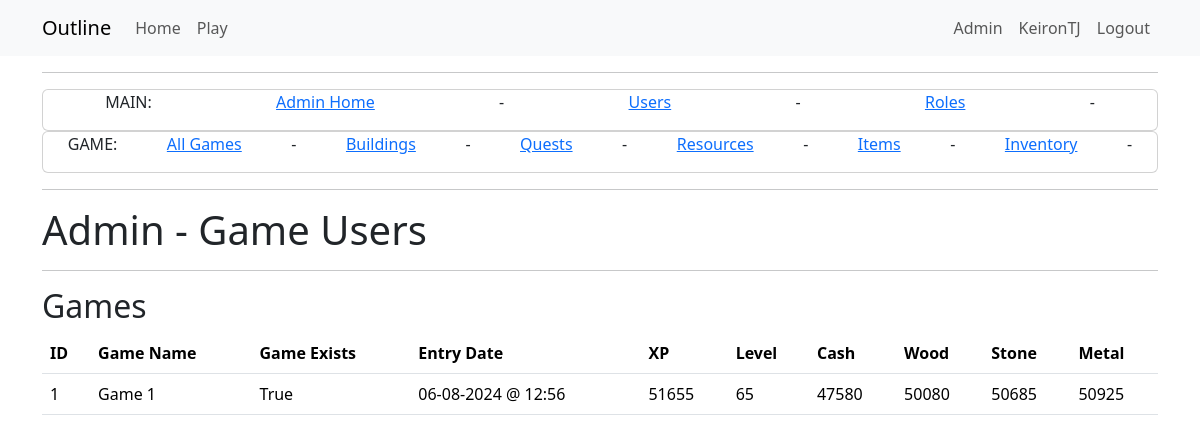
The page /admin_models (signed in) on the database as committed earlier.
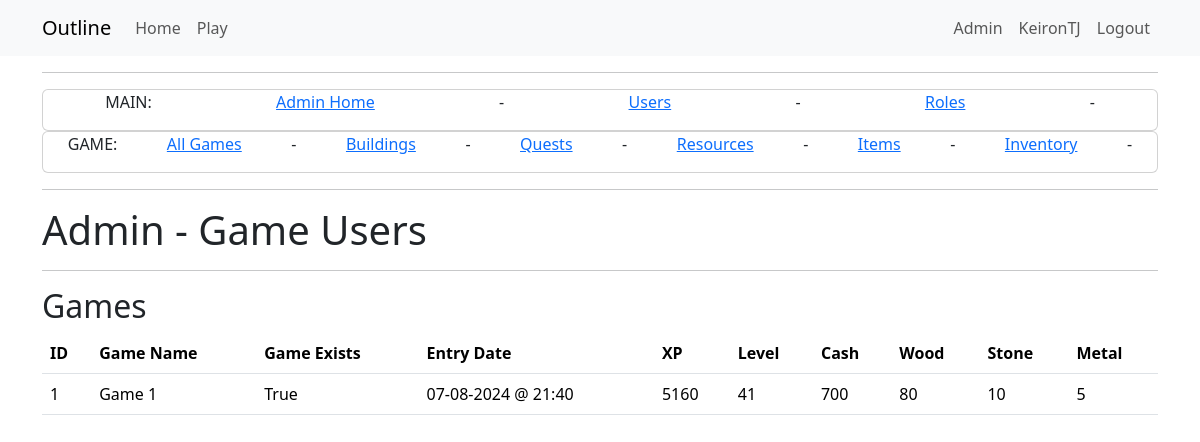
The same page on the database as committed later.
### app/models.py (models this page shows)
class Game(db.Model):
    __tablename__ = 'game'
    id = db.Column(db.Integer, primary_key=True)
    user_id = db.Column(db.Integer, db.ForeignKey('user.id'), nullable=False)
    game_name = db.Column(db.String(64))
    game_exists = db.Column(db.Boolean, default=True)
    entry_date = db.Column(db.DateTime, default=datetime.now(timezone.utc))
    xp = db.Column(db.Integer, default=0)
    level = db.Column(db.Integer, default=0)
    cash = db.Column(db.Integer, default=0)
    wood = db.Column(db.Integer, default=0)
    stone = db.Column(db.Integer, default=0)
    metal = db.Column(db.Integer, default=0)
    next_level_xp_required = db.Column(db.Integer, default=110)
    user = db.relationship("User", back_populates="game")
    inventories = db.relationship("InventoryUser", back_populates="game")
    quest_progress = db.relationship("QuestProgress", back_populates="game")
    building_progress = db.relationship("BuildingProgress", back_populates="game")
    resource_logs = db.relationship("ResourceLog", back_populates="game")

### app/admin/routes.py (the view)
@bp.route('/admin_models', methods=['GET', 'POST'])
@login_required
@admin_required
def admin_models():
    games = db.session.query(Game).all()
    return render_template("admin/game/admin_models.html",
                           title='Admin - Game Users',
                           games=games)

### app/game/__init__.py (called while the page is built)
@bp.before_app_request
def before_request():
    load_game()

### app/game/context_processor.py (called while the page is built)
def load_game():
    if current_user.is_authenticated:
        game_id = current_user.activegame
        if game_id:
            g.game = Game.query.get(game_id)
        else:
            g.game = None
    else:
        g.game = None

### app/models.py (called while the page is built)
@login.user_loader
def load_user(id):
    return db.session.get(User, int(id))

    def is_admin(self):
        return 'admin' in [role.name for role in self.role]

### app/templates/admin/game/admin_models.html
{% extends "admin/admin_base.html" %}
{% block content2 %}
<div class="Jumbotron">
    <h1>{{ title }}</h1>
</div>
<hr>
<div>
    <h2>Games</h2>
    <table class="table">
        <thead>
            <tr>
                <th>ID</th>
                <th>Game Name</th>
                <th>Game Exists</th>
                <th>Entry Date</th>
                <th>XP</th>
                <th>Level</th>
                <th>Cash</th>
                <th>Wood</th>
                <th>Stone</th>
                <th>Metal</th>
            </tr>
        </thead>
        <tbody>
            {% for game in games %}
            <tr>
                <td>{{ game.id }}</td>
                <td>{{ game.game_name }}</td>
                <td>{{ game.game_exists }}</td>
                <td>{{ game.entry_date.strftime('%d-%m-%Y @ %H:%M') }}</td>
                <td>{{ game.xp }}</td>
                <td>{{ game.level }}</td>
                <td>{{ game.cash }}</td>
                <td>{{ game.wood }}</td>
                <td>{{ game.stone }}</td>
                <td>{{ game.metal }}</td>
            </tr>
            {% endfor %}
        </tbody>
    </table>
</div>
{% endblock %}

Rows that differ between the two databases and show on the page:
changed Game "Game 1": entry_date "06-08-2024 @ 12:56" → "07-08-2024 @ 21:40"; xp "51655" → "5160"; level "65" → "41"; cash "47580" → "700"; wood "50080" → "80"; stone "50685" → "10"; metal "50925" → "5"
